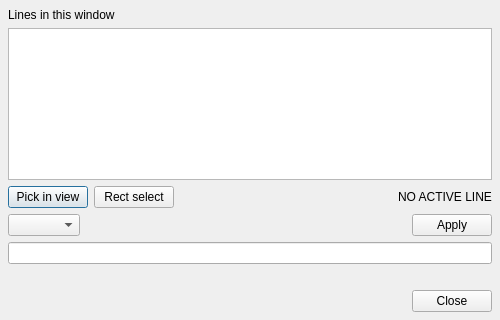
<?xml version="1.0" encoding="UTF-8"?>
<ui version="4.0">
 <class>LineOperations</class>
 <widget class="QDialog" name="LineOperations">
  <property name="geometry">
   <rect>
    <x>0</x>
    <y>0</y>
    <width>500</width>
    <height>320</height>
   </rect>
  </property>
  <property name="windowTitle">
   <string>Vector Operations</string>
  </property>
  <layout class="QVBoxLayout" name="vlay">
   <property name="leftMargin"><number>8</number></property>
   <property name="topMargin"><number>8</number></property>
   <property name="rightMargin"><number>8</number></property>
   <property name="bottomMargin"><number>8</number></property>
   <property name="spacing"><number>6</number></property>
   <item>
    <widget class="QLabel" name="lb_listTitle">
     <property name="text">
      <string>Lines in this window</string>
     </property>
    </widget>
   </item>
   <item>
    <widget class="QListWidget" name="list_targets">
     <property name="selectionMode">
      <enum>QAbstractItemView::ExtendedSelection</enum>
     </property>
     <property name="toolTip">
      <string>Every line / polyline / polygon of this window. Pick the one(s) to work on.</string>
     </property>
    </widget>
   </item>
   <item>
    <layout class="QHBoxLayout" name="hlay_pick">
     <item>
      <widget class="QPushButton" name="push_pick">
       <property name="text">
        <string>Pick in view</string>
       </property>
       <property name="checkable">
        <bool>true</bool>
       </property>
       <property name="toolTip">
        <string>Click each line in the 3-D window to add it to the selection. The button stays down until you press it again.</string>
       </property>
      </widget>
     </item>
     <item>
      <widget class="QPushButton" name="push_rect">
       <property name="text">
        <string>Rect select</string>
       </property>
       <property name="checkable">
        <bool>true</bool>
       </property>
       <property name="toolTip">
        <string>Click one corner of a selection rectangle, then the opposite one.</string>
       </property>
      </widget>
     </item>
     <item>
      <spacer name="sp_pick">
       <property name="orientation"><enum>Qt::Horizontal</enum></property>
       <property name="sizeHint" stdset="0"><size><width>10</width><height>10</height></size></property>
      </spacer>
     </item>
     <item>
      <widget class="QLabel" name="lb_active">
       <property name="text">
        <string>NO ACTIVE LINE</string>
       </property>
      </widget>
     </item>
    </layout>
   </item>
   <item>
    <layout class="QHBoxLayout" name="hlay_cmd">
     <item>
      <widget class="QComboBox" name="popup_cmds">
       <property name="minimumWidth"><number>210</number></property>
       <property name="toolTip">
        <string>Select one operation from this list</string>
       </property>
      </widget>
     </item>
     <item>
      <spacer name="sp_cmd">
       <property name="orientation"><enum>Qt::Horizontal</enum></property>
       <property name="sizeHint" stdset="0"><size><width>10</width><height>10</height></size></property>
      </spacer>
     </item>
     <item>
      <widget class="QPushButton" name="push_apply">
       <property name="text">
        <string>Apply</string>
       </property>
       <property name="minimumWidth"><number>91</number></property>
      </widget>
     </item>
    </layout>
   </item>
   <item>
    <widget class="QLineEdit" name="edit_cmd">
     <property name="toolTip">
      <string>The command that Apply runs. Choosing an operation above fills in its template; edit the arguments here.</string>
     </property>
    </widget>
   </item>
   <item>
    <widget class="QLabel" name="lb_result">
     <property name="text">
      <string/>
     </property>
     <property name="wordWrap">
      <bool>true</bool>
     </property>
     <property name="textInteractionFlags">
      <set>Qt::TextSelectableByMouse</set>
     </property>
    </widget>
   </item>
   <item>
    <layout class="QHBoxLayout" name="hlay_bottom">
     <item>
      <spacer name="sp_bottom">
       <property name="orientation"><enum>Qt::Horizontal</enum></property>
       <property name="sizeHint" stdset="0"><size><width>10</width><height>10</height></size></property>
      </spacer>
     </item>
     <item>
      <widget class="QPushButton" name="push_close">
       <property name="text">
        <string>Close</string>
       </property>
      </widget>
     </item>
    </layout>
   </item>
  </layout>
 </widget>
 <resources/>
 <connections/>
</ui>
